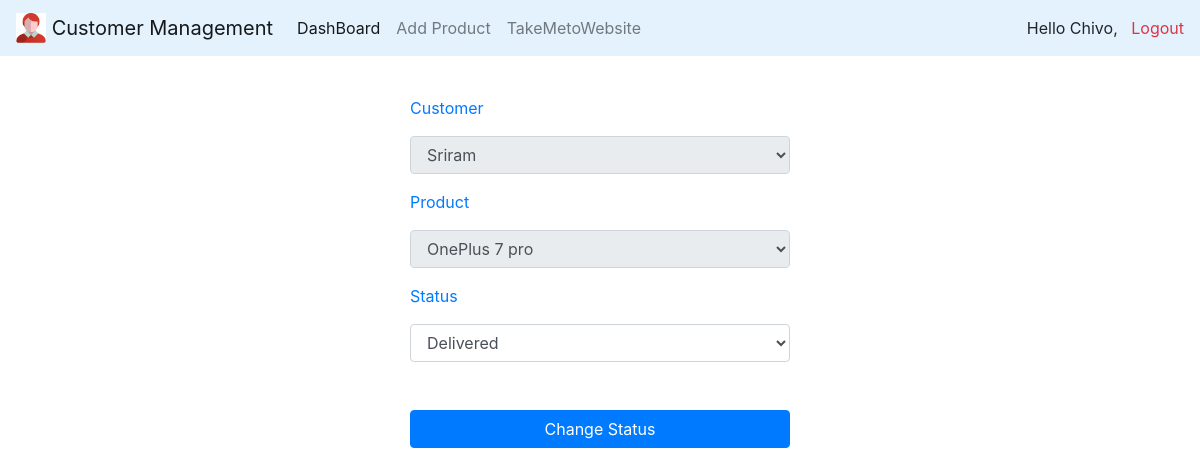
/edit/1/ (signed in), run on the app's committed database.
### Accounts/models.py (models this page shows, shortened)
class Accounts(AbstractBaseUser, PermissionsMixin):
    class Meta:
        verbose_name_plural = "Accounts"
    Email = models.EmailField(verbose_name='email address',
                              max_length=60, unique=True, help_text="Email Should be Valid and Unique")
    UserName = models.CharField(
        max_length=60, null=False, unique=True, help_text="Username should be Valid and Unique")
    Updated_Time = models.DateTimeField(auto_now=True)
    is_active = models.BooleanField(default=True)
    is_staff = models.BooleanField(default=False)
    date_joined = models.DateTimeField(auto_now_add=True)
    objects = UserManager()
    USERNAME_FIELD = "Email"
    REQUIRED_FIELDS = ["UserName"]

### Management/models.py (models this page shows, shortened)
class Orders(models.Model):
    choices = (
        ('Shipped', 'Shipped'),
        ('UnderProcessing', 'UnderProcessing'),
        ('Out For delivery', 'Out For Delivery'),
        ('Delivered', 'Delivered')
    )
    OrderedBy = models.ForeignKey(Customer, on_delete=models.CASCADE)
    Item = models.ForeignKey(Products, on_delete=models.CASCADE)
    Status = models.CharField(
        max_length=60, choices=choices, blank=False, default=0)  # to remove the blank and dotted lines at front cant be done at initial
    dateCreated = models.DateTimeField(auto_now_add=True)
    UpdatedTime = models.DateTimeField(auto_now_add=True)
    class Meta:
        verbose_name_plural = "orders"

class Customer(models.Model):
    Profile = models.OneToOneField(
        Accounts, null=True, on_delete=models.CASCADE)
    profilePic = models.ImageField(default="Defaut.jpg")
    name = models.CharField(max_length=60, null=True)
    Phone = models.BigIntegerField(null=True, blank=True)
    Address = models.CharField(max_length=60, null=True, blank=True)
    State = models.CharField(max_length=60, null=True, blank=True)
    zipcode = models.PositiveSmallIntegerField(null=True, blank=True)
    def __str__(self):
        return self.name
    class Meta:
        verbose_name_plural = "Customers"

class Products(models.Model):
    Catgory = (
        ('Indoor', 'Indoor'),
        ('OutDoor', 'OutDoor')
    )
    Productname = models.CharField(max_length=100)
    Category = models.CharField(max_length=100, choices=Catgory)
    description = models.CharField(max_length=60)
    Price = models.FloatField()
    Tags = models.ManyToManyField(Tags)
    def __str__(self):
        return self.Productname
    class Meta:
        verbose_name_plural = "Products"

### Management/views.py (the view)
# urls.py: re_path(r'^edit/(?P<id>\d+)/$', Edit, name="edit"),
@login_required()  # example that loginurl is set in setting.py to avoid type everytime
def Edit(request, id=id):
    orderpage = Orders.objects.get(id=id)
    Edit = Editform(request.POST or None, instance=orderpage)
    template = "EditStatus.html"
    context = {"edit": Edit}
    if request.method == "POST":
        updateStatus = request.POST.get("customer_type3", None)
        orderpage.Status = updateStatus
        orderpage.save()
        return HttpResponseRedirect(reverse("home"))
    else:
        context = {"edit": Edit}
        print("yeah")
    return render(request, template, context)

### Management/forms.py
class Editform(forms.ModelForm):
    class Meta:
        model = Orders
        exclude = []
    def __init__(self, *args, **kwargs):
        super(Editform, self).__init__(*args, **kwargs)
        self.fields['OrderedBy'].empty_label = None
        self.fields['Item'].empty_label = None
        self.fields['Status'].empty_label = None
        self.fields['Status'].widget.choices = self.fields['Status'].choices
        self.fields['OrderedBy'].queryset = Customer.objects.all()
        self.fields['Item'].queryset = Products.objects.all()

### Management/templates/EditStatus.html (shortened to what this page needs)
{%load static%}
{%include 'CustomerManagementbase.html'%}
<html>
<head>
    <link rel="stylesheet" href="{% static 'css/edit.css'%}">
</head>
<body>
    <div class="row my-4">
        <div class="offset-md-4 col-md-4">
            <form action="" method="POST">
                <label for="" class="text-primary my-3">
                    Customer
                </label>
                <select class="form-control" id="customer_type" name="customer_type1" disabled>
                    {%for type in edit.OrderedBy%}
                    {{type}}
                    {%endfor%}
                </select>
                <label for="" class="text-primary my-3">
                    Product
                </label>
                <select class="form-control" id="customer_type" name="customer_type2" disabled>
                    {%for type in edit.Item%}
                    {{type}}
                    {%endfor%}
                </select>
                <label for="" class="text-primary my-3">
                    Status
                </label>
                <select class="form-control" id="customer_type" name="customer_type3">
                    {%for type in edit.Status%}
                    {{type}}
                    {%endfor%}
                </select>
                <br>
                <input type="submit" value="Change Status" class="button btn btn-primary btn-block my-4">
            </form>
        </div>
    </div>
</body>
</html>

### Management/templates/CustomerManagementbase.html (shortened to what this page needs)
<!doctype html>
<html lang="en">
{% load static %}
<head>
    <link rel="stylesheet" href="https://cdnjs.cloudflare.com/ajax/libs/animate.css/4.0.0/animate.min.css" />
    <link rel="stylesheet" href="{%static 'css/Navabr.css'%}">
    <link rel="stylesheet" href="https://stackpath.bootstrapcdn.com/bootstrap/4.3.1/css/bootstrap.min.css"
>
</head>
<body>
    <nav class="navbar navbar-expand-lg navbar-light" style="background-color: #e3f2fd;">
        <a class="navbar-brand" href="{%url 'home'%}">
            <img src="{% static 'images/Cus.png'%}" width="30" height="30" class="d-inline-block align-top" alt="">
            Customer Management
        </a>
        <div class="collapse navbar-collapse" id="navbarNav">
            <ul class="navbar-nav">
                <li class="nav-item active">
                    <a class="nav-link" href="#">DashBoard<span class="sr-only">(current)</span></a>
                </li>
                <li class="nav-item">
                    <a class="nav-link" href="{% url 'Add' %}">Add Product</a>
                </li>
                <li class="nav-item">
                    <a class="nav-link" href="{% url 'Main' %}">TakeMetoWebsite</a>
                </li>
            </ul>
            <ul class="navbar-nav ml-auto">
                <li class="nav-item">
                    Hello {{user.UserName}}, &nbsp; <a class="text-danger text-underline"
                        href="{% url 'logout' %}">Logout</a>
                </li>
            </ul>
        </div>
    </nav>
</body>
</html>

### data on the page
Accounts: UserName "Chivo"
Orders: customer_type1 "Sriram", customer_type2 "OnePlus 7 pro", customer_type3 "Delivered"
